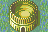

Below is a game level as drawn by its tile map, then a one-line description and the .tmx file that defines it, in full:
An orthogonal 3x2 tile map with 16x16 px tiles, 1 tile layer (Tile Layer 1).

<map version="1.5" tiledversion="1.7.2" orientation="orthogonal" renderorder="right-down" width="3" height="2" tilewidth="16" tileheight="16" infinite="0" nextlayerid="2" nextobjectid="1">
 <tileset firstgid="1" name="../TilesetPreviews/UpdatedVillage" tilewidth="16" tileheight="16" tilecount="1024" columns="32">
  <image source="UpdatedVillage.png" trans="ffffff" width="512" height="512" />
 </tileset>
 <layer id="1" name="Tile Layer 1" width="3" height="2">
  <properties>
   <property name="Anims1" value="UpdatedVillageAnimations" />
   <property name="ChapterID" value="Debug2Ch" />
   <property name="Main" value="" />
   <property name="MapID" value="Debug2Map" />
   <property name="ObjectType" value="UpdatedVillageObj" />
   <property name="PaletteID" value="UpdatedVillagePal" />
   <property name="TileConfig" value="UpdatedVillageConf" />
  </properties>
  <data>
   <tile gid="677" />
   <tile gid="616" />
   <tile gid="678" />
   <tile gid="709" />
   <tile gid="648" />
   <tile gid="710" />
  </data>
 </layer>
</map>
